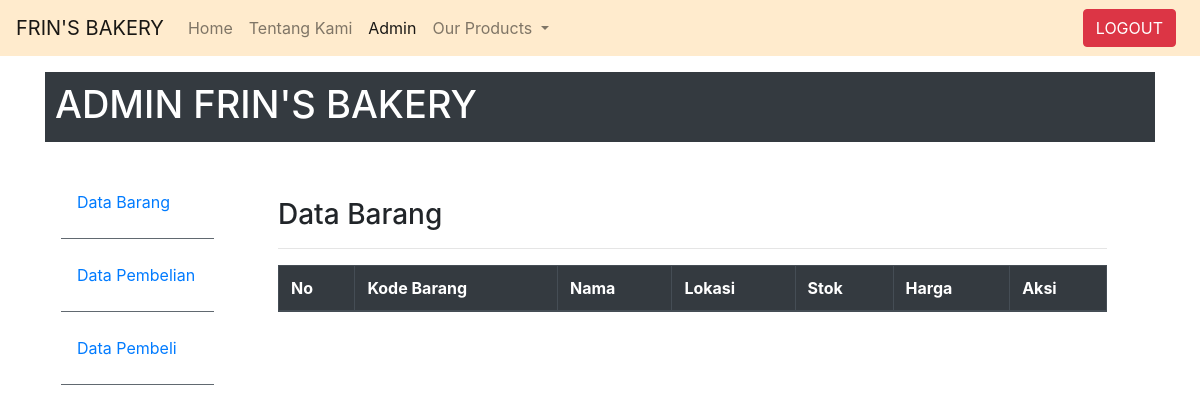
Before: /stok.php with the older database file.
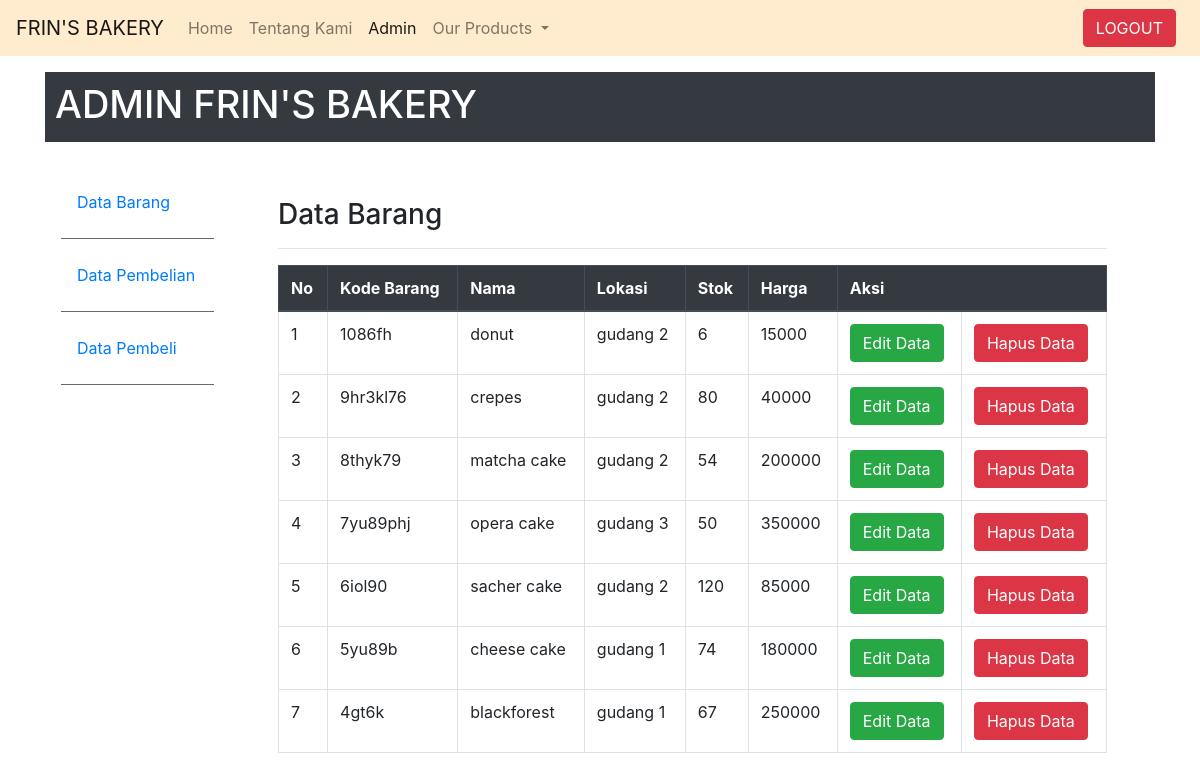
After: the same page with the newer database file.
### tables this page shows
CREATE TABLE `tb_kue` (
  `id` int(11) NOT NULL,
  `kode` varchar(32) NOT NULL,
  `nama` varchar(300) NOT NULL,
  `lokasi` varchar(16) NOT NULL,
  `harga` int(30) NOT NULL,
  `stok` double NOT NULL
);

### stok.php (the view, shortened to what this page needs)
<html>
<head>
    <link rel="stylesheet" href="https://stackpath.bootstrapcdn.com/bootstrap/4.4.1/css/bootstrap.min.css">
</head>
<body>
    <nav class="navbar navbar-expand-lg navbar-light fixed-top" style="background-color: blanchedalmond;">
        <a class="navbar-brand" href="#">FRIN'S BAKERY</a>
        <div class="collapse navbar-collapse" id="navbarNav">
          <ul class="navbar-nav">
            <li class="nav-item ">
              <a class="nav-link" href="#">Home <span class="sr-only">(current)</span></a>
            </li>
            <li class="nav-item">
              <a class="nav-link" href="#">Tentang Kami</a>
            <li class="nav-item active">
                <a class="nav-link" href="login.php">Admin</a>
              <li class="nav-item dropdown">
                <a class="nav-link dropdown-toggle" href="#tentangkami" id="navbarDropdownMenuLink" role="button" data-toggle="dropdown" aria-haspopup="true" aria-expanded="false">
                  Our Products
                </a>
              </li>
          </ul>
        </div>
        <div class="collapse navbar-collapse justify-content-end" id="navbarNavAltMarkup">
            <ul class="navbar-nav">
              <li class="nav-item active">
                <a href="index.html" class="btn btn-danger  mr-sm-2">LOGOUT</a>
              </li>
            </ul>
          </div>
      </nav>
<br>
<br>
<br>
    <div class="container mg-4">
    <h4 class="bg-dark text-white" style="height: 70px ; padding: 10px ;font-size: 38px">ADMIN FRIN'S BAKERY</h4>
    <div class="row no-gutters">
        <div class="col-md-2 mt-2 pr-3 pt-4">
            <ul class="nav flex-column ml-3 mb-5">
                <li class="nav-item">
                  <a class="nav-link active" href="stok.php">Data Barang</a><hr class="bg-secondary">
                </li>
                <li class="nav-item">
                  <a class="nav-link" href="tampilan_transaksi.php">Data Pembelian</a><hr class="bg-secondary">
                </li>
                <li class="nav-item">
                  <a class="nav-link" href="data_pembeli.php">Data Pembeli</a><hr class="bg-secondary">
                </li>
              </ul>
        </div>
        <div class="col-md-10 p-5 pt-2">
            <h3>Data Barang</h3><hr>
            <table class="table table-bordered"width="530" border="1">
            <thead class="thead-dark">
            <tr>
                <th scope="col">No</th>
                <th scope="col">Kode Barang</th>
                <th scope="col">Nama</th>
                <th scope="col">Lokasi</th>
                <th scope="col">Stok</th>
                <th scope="col">Harga</th>
                <th colspan="3" scope="col">Aksi</th>
            </tr>
        </thead>
        <tbody>
            <?php
            include "koneksistok.php";
            $no=0;
            $query=mysqli_query($connect, "SELECT * FROM tb_kue ORDER BY id DESC");
            while($data=   mysqli_fetch_array($query)){
            $no++;
            ?>
            <tr>
                <td><?php echo $no?></td>
                <td><?php echo $data['kode']?></td>
                <td><?php echo $data['nama']?></td>
                <td><?php echo $data['lokasi']?></td>
                <td><?php echo $data['stok']?></td>
                <td><?php echo $data['harga']?></td>
                <td><?php echo"<a href='form_updatestok.php?id=".$data['id']."'class='btn btn-success'>Edit Data</a></td>";?></td>
                <td><?php echo"<a href='delete_stok.php?id=".$data['id']."'class='btn btn-danger' onclick='return confirm(\"Apakah anda yakin ingin menghapus data?\")'>Hapus Data</a>";?></td>
            </tr>
            <?php
            }
            ?>
        </tbody>
    </table>
    </div>
</body>
</html>

Changed rows visible on the page:
added tb_kue: kode "1086fh", nama "donut", lokasi "gudang 2", stok "6", harga "15000"
added tb_kue: kode "9hr3kl76", nama "crepes", lokasi "gudang 2", stok "80", harga "40000"
added tb_kue: kode "8thyk79", nama "matcha cake", lokasi "gudang 2", stok "54", harga "200000"
added tb_kue: kode "7yu89phj", nama "opera cake", lokasi "gudang 3", stok "50", harga "350000"
added tb_kue: kode "6iol90", nama "sacher cake", lokasi "gudang 2", stok "120", harga "85000"
added tb_kue: kode "5yu89b", nama "cheese cake", lokasi "gudang 1", stok "74", harga "180000"
added tb_kue: kode "4gt6k", nama "blackforest", lokasi "gudang 1", stok "67", harga "250000"
